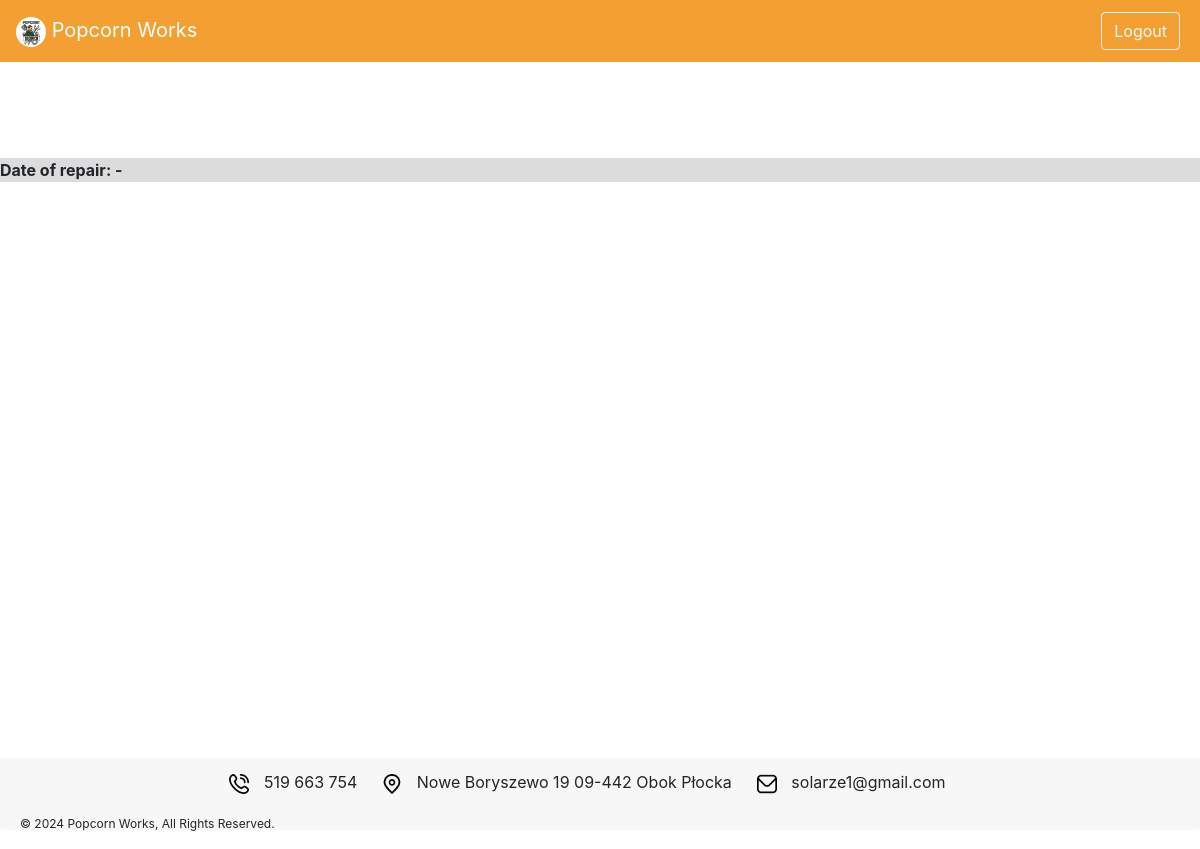
The app's page /customer/repairs/6 (signed in), older data.
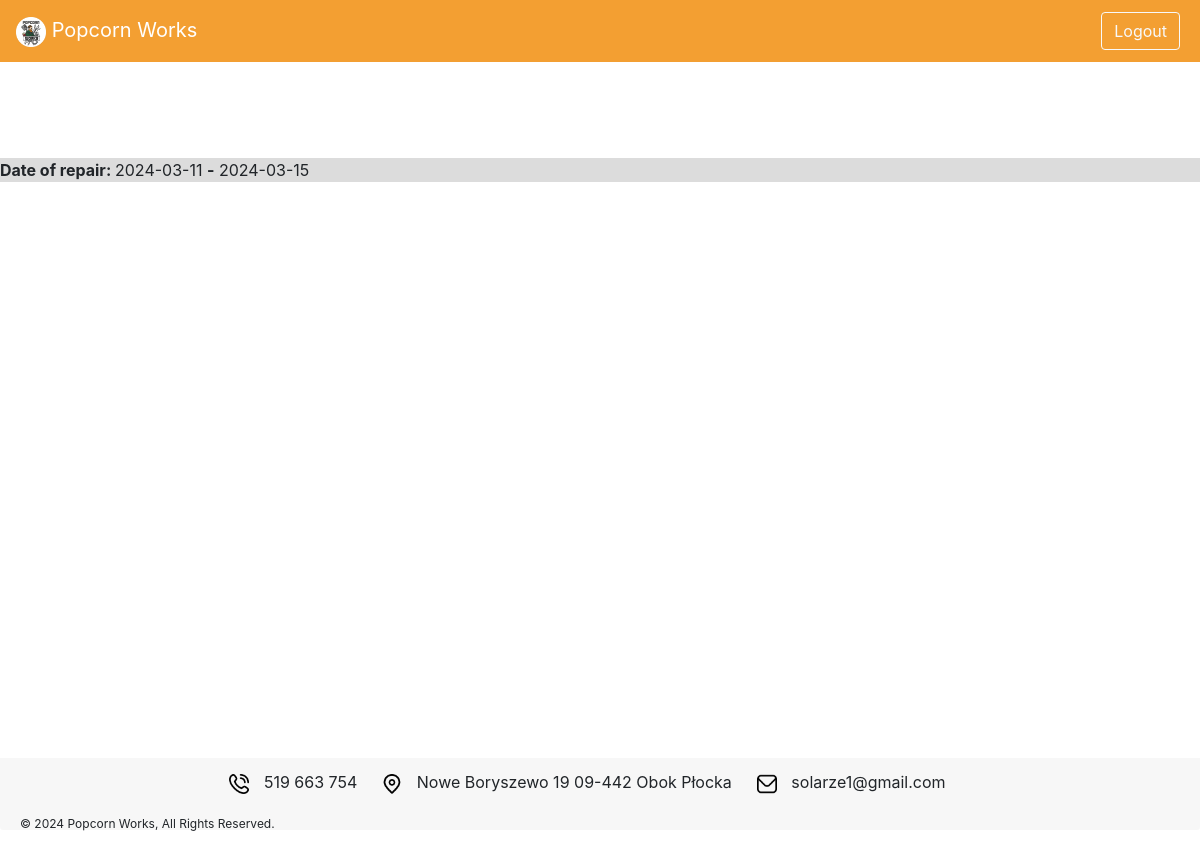
The same page, newer data.
### models.py (models this page shows)
class Repair(Base):
    __tablename__ = "repair"
    id = Column(Integer, primary_key=True, index=True)
    car_name = Column(String)
    start_date = Column(String)
    end_date = Column(String)
    active = Column(Boolean, default=False)
    customer_id = Column(Integer, ForeignKey("user.id"))
    money = Column(Float, default=0.00)
    parts = relationship("PartsInRepair", back_populates="repair")

### routers/customer.py (the view)
@router.get("/repairs/{repair_id}", response_class=HTMLResponse)
async def repairs_id_page_for_mechanic(request: Request, repair_id: int, db: Session = Depends(get_db)):
    redirection = check_user_role_and_redirect(request, db, 'customer')
    if redirection["is_needed"]:
        return redirection['redirection']
    user_decoded = get_current_user(request)
    user = db.query(models.User).filter(
        models.User.username == user_decoded['username']).first()
    used_parts = db.query(models.Part).join(models.PartsInRepair, models.Part.id == models.PartsInRepair.part_id).filter(
        models.PartsInRepair.repair_id == repair_id).all()
    repair = db.query(models.Repair).filter(
        models.Repair.id == repair_id).first()
    return templates.TemplateResponse("repairs_customer_id.html", {"request": request,
                                                                   "user": user,
                                                                   "used_parts": used_parts,
                                                                   "repair": repair})

### templates/repairs_customer_id.html (shortened to what this page needs)
{% include 'layout.html' %}
<div style="background: gainsboro; margin-bottom: 3em; margin-top: 1em;">
    <p><b>Date of repair: </b>{{repair.start_date}} <b>-</b> {{repair.end_date}}</p>
</div>

Row changes from the older to the newer data that the page shows:
added Repair: start_date "2024-03-11", end_date "2024-03-15"
